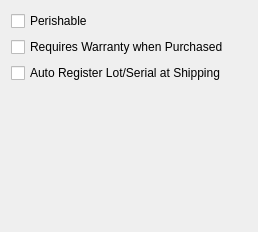
       <widget class="QWidget" name="_expirationTab">
        <attribute name="title">
         <string>Expiration</string>
        </attribute>
        <layout class="QGridLayout" name="gridLayout_15">
         <item row="0" column="0">
          <layout class="QVBoxLayout" name="verticalLayout_11">
           <item>
            <widget class="QCheckBox" name="_perishable">
             <property name="enabled">
              <bool>true</bool>
             </property>
             <property name="text">
              <string>Perishable</string>
             </property>
            </widget>
           </item>
           <item>
            <widget class="QCheckBox" name="_purchWarranty">
             <property name="text">
              <string>Requires Warranty when Purchased</string>
             </property>
            </widget>
           </item>
           <item>
            <widget class="QCheckBox" name="_autoRegister">
             <property name="text">
              <string>Auto Register Lot/Serial at Shipping</string>
             </property>
            </widget>
           </item>
           <item>
            <spacer>
             <property name="orientation">
              <enum>Qt::Vertical</enum>
             </property>
             <property name="sizeHint" stdset="0">
              <size>
               <width>236</width>
               <height>138</height>
              </size>
             </property>
            </spacer>
           </item>
          </layout>
         </item>
         <item row="0" column="1">
          <spacer>
           <property name="orientation">
            <enum>Qt::Horizontal</enum>
           </property>
           <property name="sizeHint" stdset="0">
            <size>
             <width>0</width>
             <height>20</height>
            </size>
           </property>
          </spacer>
         </item>
        </layout>
       </widget>
